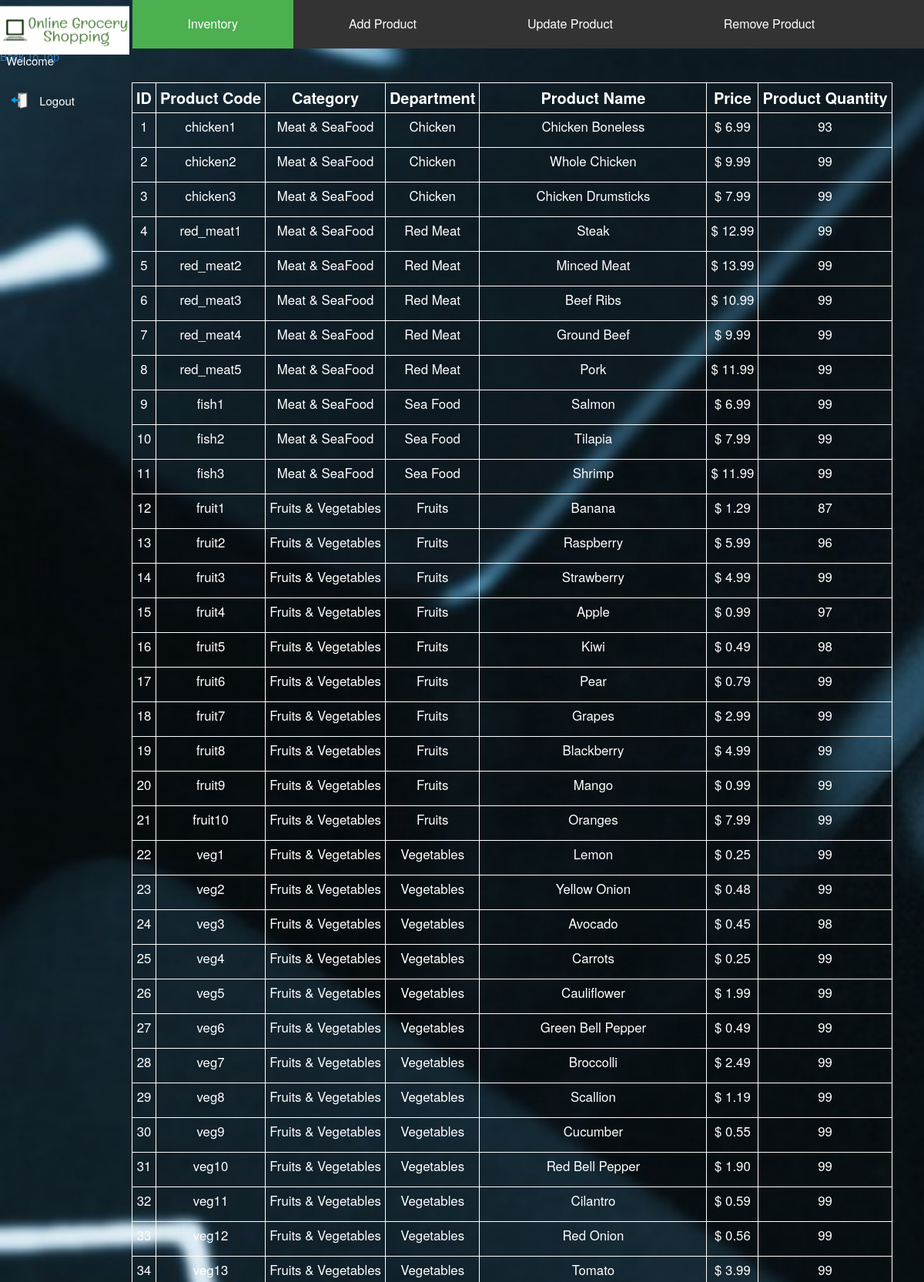
The page /inventory.php (upper part) on the database its author committed.
### tables this page shows
CREATE TABLE `products` (
  `id` int(11) NOT NULL,
  `product_code` varchar(25) NOT NULL,
  `category` varchar(25) NOT NULL,
  `dept` varchar(25) NOT NULL,
  `product_img_name` varchar(100) NOT NULL DEFAULT 'no_image.jpg',
  `product_name` varchar(100) NOT NULL,
  `price` decimal(5,2) NOT NULL,
  `product_qty` int(2) NOT NULL
);

### config.php (called while the page is built, shortened)
<?php
$currency = '&#36; ';
?>

### inventory.php (the view, shortened to what this page needs)
<?php
include_once("config.php");
?>
<!DOCTYPE html>
<html>
<head>
	<link rel="stylesheet" type="text/css" href="css/head.css">
	<link rel="stylesheet" type="text/css" href="css/sidebar2.css">
	<link rel="stylesheet" type="text/css" href="css/navbar.css">
	<link rel="stylesheet" type="text/css" href="css/content.css">
	<link rel="stylesheet" href="https://maxcdn.bootstrapcdn.com/bootstrap/3.3.6/css/bootstrap.min.css"/>
</head>
<body>
<div id="logo">
	<a href="admin.php">
		<img src="imgs/logo.png" width="100%">
	</a>
</div>
<div id="sidebar" >
	<ul>
		<li >Welcome <?php echo $_SESSION['username'];?></li>
		<li>
			<a href="destroy.php">
			<table><tr><td><img src="imgs/icons/logout2.png" /></td>
			<td >&nbsp;Logout</td></tr></table></a>
		</li>
		<li>&nbsp;</li>
	</ul>
</div>
<div id="navbar">
	<ul>
		<li><a class="active" href="inventory.php">Inventory</a></li>
		<li><a href="add_product.php">Add Product</a></li>
		<li><a href="update_product.php">Update Product</a></li>
		<li><a href="remove_product.php">Remove Product</a></li>
	</ul>
</div>
<a href="#" class="back-to-top">Back To Top </a>
<div class="content">
	<section class="container">
<?php
$results = $mysqli->query("SELECT id,product_code, product_name, category, dept, price, product_qty FROM products  ORDER BY id ASC");
if($results){
$products_item = '<table border="1" bordercolor="white" style="color:white;"><th>ID</th><th>Product Code</th><th>Category</th><th>Department</th><th>Product Name</th><th>Price</th><th>Product Quantity</th>
';
while($obj = $results->fetch_object())
{
$products_item .= <<<EOT
	<tr>
	<td><p align="center">{$obj->id}</p></td>
    <td><p align="center">{$obj->product_code}</p></td>
    <td><p align="center">{$obj->category}</p></td>
    <td><p align="center">{$obj->dept}</p></td>
	<td><p align="center">{$obj->product_name}</p></td>
    <td><p align="center">{$currency}{$obj->price}</p></td>
    <td><p align="center">{$obj->product_qty}</p></td>
	</tr>
EOT;
}
$products_item .= '</table>';
echo $products_item;
}
?>
</div>
</body>
</html>

### css/head.css (style rules this page uses)
body { background-image: url("back.jpg"); background-attachment: fixed; background-size: cover; color: white; }

### css/sidebar2.css (style rules this page uses)
#sidebar ul { margin: 0; padding: 0; width: 14%; position: fixed; height: 100%; font-size: 15px; margin-top: 5%; }
#sidebar li { display: block; color: #fff; padding: 8px 8px; text-decoration: none; }
#sidebar li a { display: block; color: #fff; padding: 8px 0px; text-decoration: none; }

### css/navbar.css (style rules this page uses)
#navbar ul { list-style-type: none; margin: 0; padding: 0; overflow: hidden; background-color: #333; margin-left: 14.3%; font-size: 16px; }
#navbar li { float: left; display: inline-block; }
#navbar li a { display: block; color: white; text-align: center; padding: 20px 4.5em; text-decoration: none; }
#navbar li a.active { background-color:#4CAF50; }

### css/content.css (style rules this page uses)
html,body { overflow-x:hidden; }
.content { margin-left: 13%; margin-top: 2%; }
p { text-align: center; font-size: 1.2em; }

### inventory.php (style rules this page uses)
#logo { padding-top: 0.7%; width: 14%; height: 62px; float: left; position: fixed; }
td { padding: 5px; }
th { padding: 5px; font-size: 20px; text-align: center; }
body { background-image: url("back.jpg"); background-attachment: fixed; background-size: cover; color: white; }

### rows shown on the page
products: id "1", product_code "chicken1", category "Meat & SeaFood", dept "Chicken", product_name "Chicken Boneless", price "6.99", product_qty "93"
products: id "2", product_code "chicken2", category "Meat & SeaFood", dept "Chicken", product_name "Whole Chicken", price "9.99", product_qty "99"
products: id "3", product_code "chicken3", category "Meat & SeaFood", dept "Chicken", product_name "Chicken Drumsticks", price "7.99", product_qty "99"
products: id "4", product_code "red_meat1", category "Meat & SeaFood", dept "Red Meat", product_name "Steak", price "12.99", product_qty "99"
products: id "5", product_code "red_meat2", category "Meat & SeaFood", dept "Red Meat", product_name "Minced Meat", price "13.99", product_qty "99"
products: id "6", product_code "red_meat3", category "Meat & SeaFood", dept "Red Meat", product_name "Beef Ribs", price "10.99", product_qty "99"
products: id "7", product_code "red_meat4", category "Meat & SeaFood", dept "Red Meat", product_name "Ground Beef", price "9.99", product_qty "99"
products: id "8", product_code "red_meat5", category "Meat & SeaFood", dept "Red Meat", product_name "Pork", price "11.99", product_qty "99"
products: id "9", product_code "fish1", category "Meat & SeaFood", dept "Sea Food", product_name "Salmon", price "6.99", product_qty "99"
products: id "10", product_code "fish2", category "Meat & SeaFood", dept "Sea Food", product_name "Tilapia", price "7.99", product_qty "99"
products: id "11", product_code "fish3", category "Meat & SeaFood", dept "Sea Food", product_name "Shrimp", price "11.99", product_qty "99"
products: id "12", product_code "fruit1", category "Fruits & Vegetables", dept "Fruits", product_name "Banana", price "1.29", product_qty "87"
products: id "13", product_code "fruit2", category "Fruits & Vegetables", dept "Fruits", product_name "Raspberry", price "5.99", product_qty "96"
products: id "14", product_code "fruit3", category "Fruits & Vegetables", dept "Fruits", product_name "Strawberry", price "4.99", product_qty "99"
products: id "15", product_code "fruit4", category "Fruits & Vegetables", dept "Fruits", product_name "Apple", price "0.99", product_qty "97"
products: id "16", product_code "fruit5", category "Fruits & Vegetables", dept "Fruits", product_name "Kiwi", price "0.49", product_qty "98"
products: id "17", product_code "fruit6", category "Fruits & Vegetables", dept "Fruits", product_name "Pear", price "0.79", product_qty "99"
products: id "18", product_code "fruit7", category "Fruits & Vegetables", dept "Fruits", product_name "Grapes", price "2.99", product_qty "99"
products: id "19", product_code "fruit8", category "Fruits & Vegetables", dept "Fruits", product_name "Blackberry", price "4.99", product_qty "99"
products: id "20", product_code "fruit9", category "Fruits & Vegetables", dept "Fruits", product_name "Mango", price "0.99", product_qty "99"
products: id "21", product_code "fruit10", category "Fruits & Vegetables", dept "Fruits", product_name "Oranges", price "7.99", product_qty "99"
products: id "22", product_code "veg1", category "Fruits & Vegetables", dept "Vegetables", product_name "Lemon", price "0.25", product_qty "99"
products: id "23", product_code "veg2", category "Fruits & Vegetables", dept "Vegetables", product_name "Yellow Onion", price "0.48", product_qty "99"
products: id "24", product_code "veg3", category "Fruits & Vegetables", dept "Vegetables", product_name "Avocado", price "0.45", product_qty "98"
products: id "25", product_code "veg4", category "Fruits & Vegetables", dept "Vegetables", product_name "Carrots", price "0.25", product_qty "99"
products: id "26", product_code "veg5", category "Fruits & Vegetables", dept "Vegetables", product_name "Cauliflower", price "1.99", product_qty "99"
products: id "27", product_code "veg6", category "Fruits & Vegetables", dept "Vegetables", product_name "Green Bell Pepper", price "0.49", product_qty "99"
products: id "28", product_code "veg7", category "Fruits & Vegetables", dept "Vegetables", product_name "Broccolli", price "2.49", product_qty "99"
products: id "29", product_code "veg8", category "Fruits & Vegetables", dept "Vegetables", product_name "Scallion", price "1.19", product_qty "99"
products: id "30", product_code "veg9", category "Fruits & Vegetables", dept "Vegetables", product_name "Cucumber", price "0.55", product_qty "99"
products: id "31", product_code "veg10", category "Fruits & Vegetables", dept "Vegetables", product_name "Red Bell Pepper", price "1.90", product_qty "99"
products: id "32", product_code "veg11", category "Fruits & Vegetables", dept "Vegetables", product_name "Cilantro", price "0.59", product_qty "99"
products: id "33", product_code "veg12", category "Fruits & Vegetables", dept "Vegetables", product_name "Red Onion", price "0.56", product_qty "99"
products: id "34", product_code "veg13", category "Fruits & Vegetables", dept "Vegetables", product_name "Tomato", price "3.99", product_qty "99"
